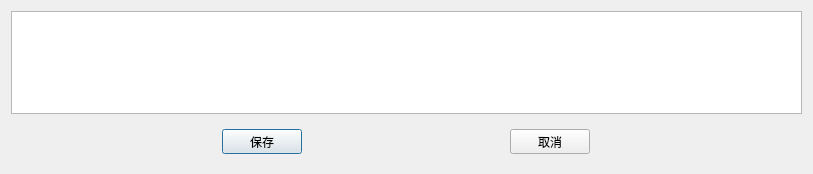
<?xml version="1.0" encoding="UTF-8"?>
<ui version="4.0">
 <class>DialogInputCity</class>
 <widget class="QDialog" name="DialogInputCity">
  <property name="geometry">
   <rect>
    <x>0</x>
    <y>0</y>
    <width>813</width>
    <height>174</height>
   </rect>
  </property>
  <property name="windowTitle">
   <string>城市信息</string>
  </property>
  <property name="windowIcon">
   <iconset resource="res.qrc">
    <normaloff>:/image/icon.png</normaloff>:/image/icon.png</iconset>
  </property>
  <property name="styleSheet">
   <string notr="true"/>
  </property>
  <layout class="QVBoxLayout" name="verticalLayout">
   <item>
    <widget class="QTableWidget" name="tableWidget"/>
   </item>
   <item>
    <widget class="QWidget" name="widget" native="true">
     <layout class="QHBoxLayout" name="horizontalLayout">
      <item>
       <widget class="QPushButton" name="btn_save">
        <property name="minimumSize">
         <size>
          <width>0</width>
          <height>0</height>
         </size>
        </property>
        <property name="maximumSize">
         <size>
          <width>80</width>
          <height>25</height>
         </size>
        </property>
        <property name="text">
         <string>保存</string>
        </property>
       </widget>
      </item>
      <item>
       <widget class="QPushButton" name="btn_cancle">
        <property name="minimumSize">
         <size>
          <width>0</width>
          <height>0</height>
         </size>
        </property>
        <property name="maximumSize">
         <size>
          <width>80</width>
          <height>25</height>
         </size>
        </property>
        <property name="text">
         <string>取消</string>
        </property>
       </widget>
      </item>
     </layout>
    </widget>
   </item>
  </layout>
 </widget>
 <resources>
  <include location="res.qrc"/>
 </resources>
 <connections/>
</ui>
